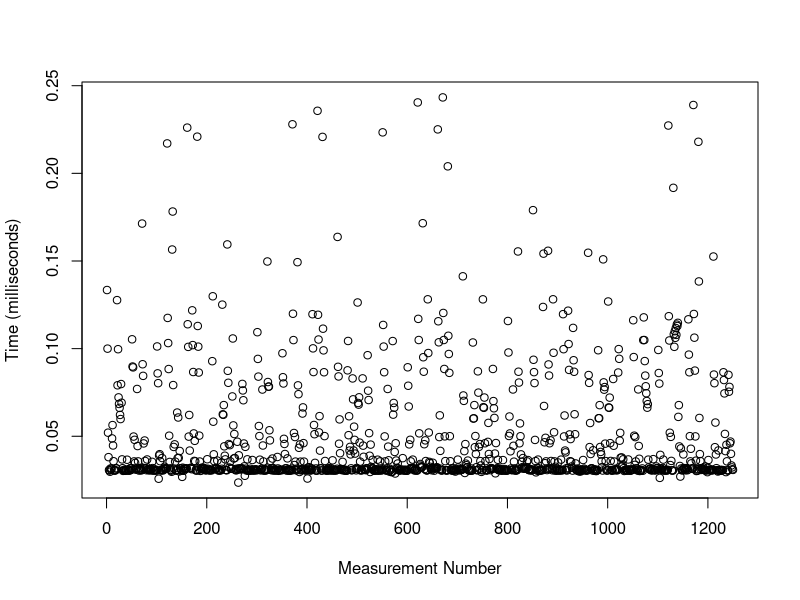
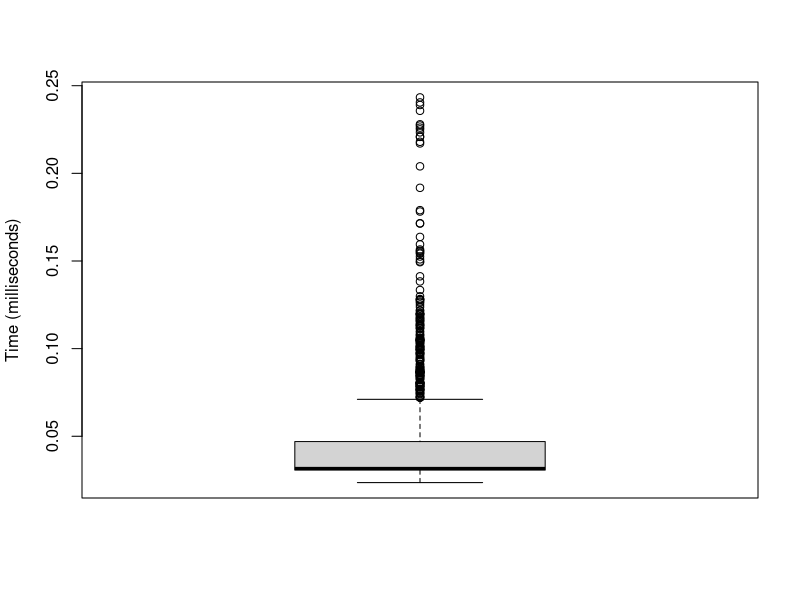
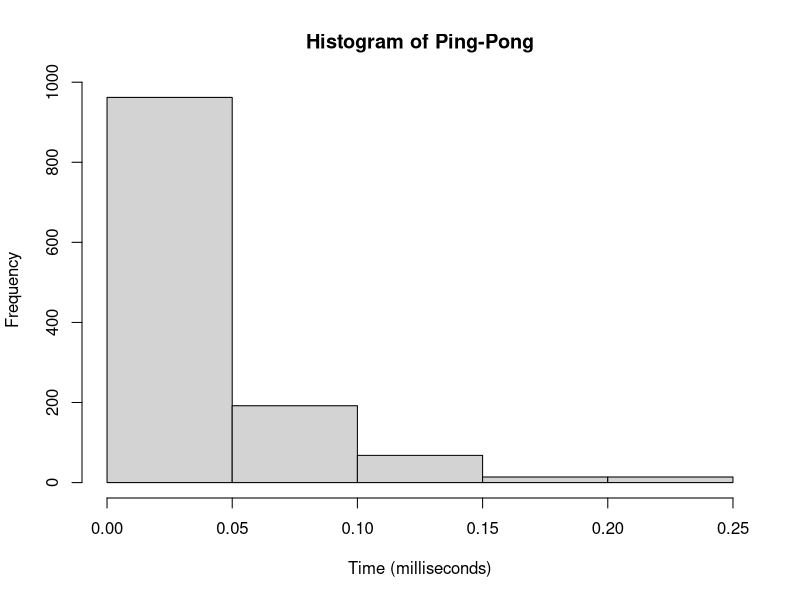

Write R code to recreate these figures, in order.
## ---- chunk 1
knitr::opts_chunk$set(echo = TRUE)
## ---- chunk 2
pp1 <- read.csv("data/PP_size_1.csv");
head(pp1);
## ---- chunk 3
plot(pp1$time*1000, ylab="Time (milliseconds)", xlab="Measurement Number");
## ---- chunk 4
summary(pp1$time*1000);
## ---- chunk 5
boxplot(pp1$time*1000, ylab="Time (milliseconds)")
## ---- chunk 6
hist(pp1$time*1000, breaks=7, xlab="Time (milliseconds)", main="Histogram of Ping-Pong")
## ---- chunk 7
sd(pp1$time*1000)
